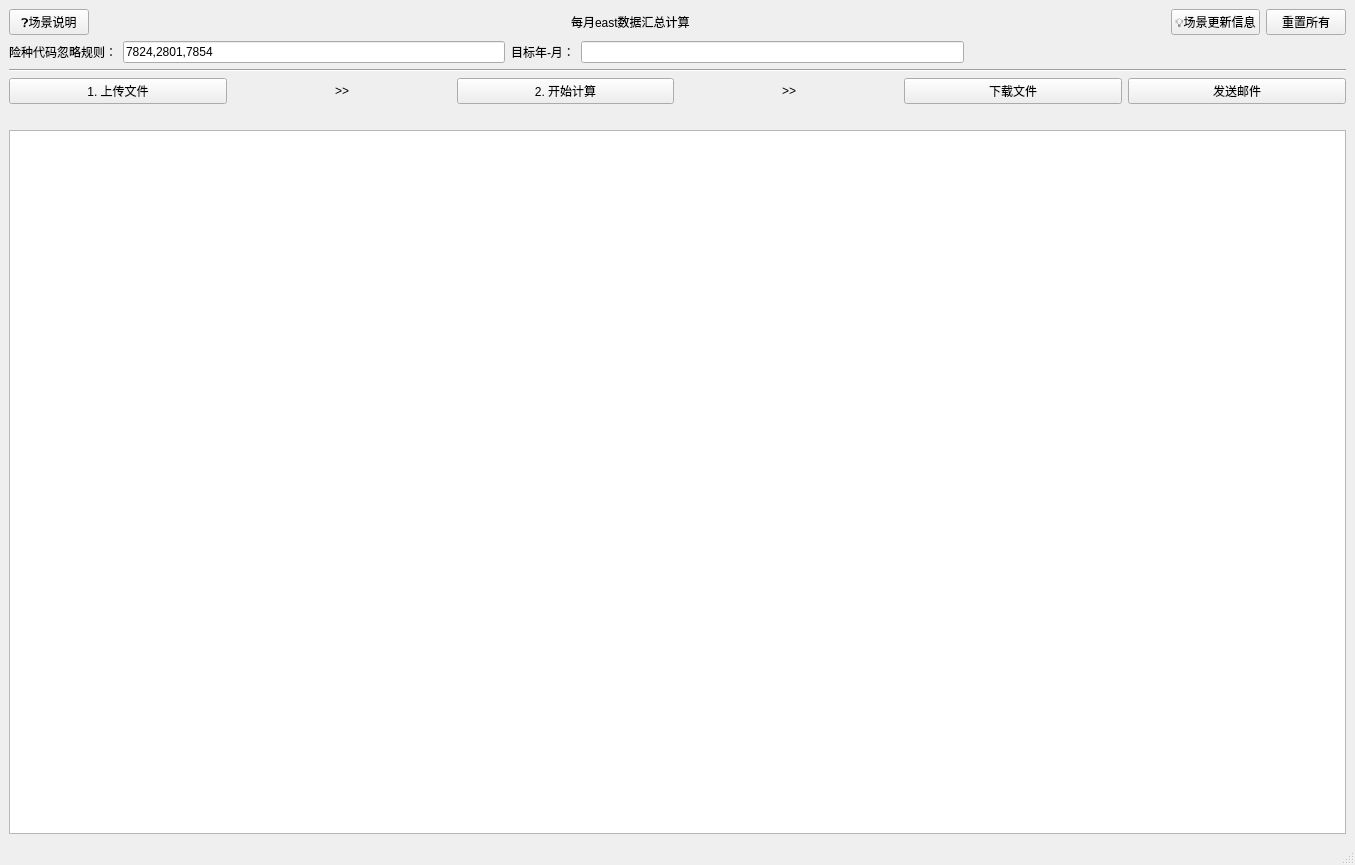
<?xml version="1.0" encoding="UTF-8"?>
<ui version="4.0">
 <class>MainWindow</class>
 <widget class="QMainWindow" name="MainWindow">
  <property name="windowModality">
   <enum>Qt::NonModal</enum>
  </property>
  <property name="geometry">
   <rect>
    <x>0</x>
    <y>0</y>
    <width>1355</width>
    <height>865</height>
   </rect>
  </property>
  <property name="windowTitle">
   <string>MainWindow</string>
  </property>
  <property name="documentMode">
   <bool>true</bool>
  </property>
  <widget class="QWidget" name="centralwidget">
   <layout class="QVBoxLayout" name="verticalLayout">
    <item>
     <layout class="QHBoxLayout" name="horizontalLayout_8">
      <item>
       <widget class="QPushButton" name="help_info_button">
        <property name="text">
         <string>❓场景说明</string>
        </property>
       </widget>
      </item>
      <item>
       <spacer name="horizontalSpacer_7">
        <property name="orientation">
         <enum>Qt::Horizontal</enum>
        </property>
        <property name="sizeHint" stdset="0">
         <size>
          <width>40</width>
          <height>20</height>
         </size>
        </property>
       </spacer>
      </item>
      <item>
       <widget class="QLabel" name="label_6">
        <property name="sizeIncrement">
         <size>
          <width>0</width>
          <height>0</height>
         </size>
        </property>
        <property name="text">
         <string>每月east数据汇总计算</string>
        </property>
       </widget>
      </item>
      <item>
       <spacer name="horizontalSpacer_8">
        <property name="orientation">
         <enum>Qt::Horizontal</enum>
        </property>
        <property name="sizeHint" stdset="0">
         <size>
          <width>40</width>
          <height>20</height>
         </size>
        </property>
       </spacer>
      </item>
      <item>
       <widget class="QPushButton" name="release_info_button">
        <property name="text">
         <string>💡场景更新信息</string>
        </property>
       </widget>
      </item>
      <item>
       <widget class="QPushButton" name="reset_button">
        <property name="text">
         <string>重置所有</string>
        </property>
       </widget>
      </item>
     </layout>
    </item>
    <item>
     <layout class="QHBoxLayout" name="horizontalLayout">
      <item>
       <widget class="QLabel" name="baoixan_code_rule_table">
        <property name="text">
         <string>险种代码忽略规则：</string>
        </property>
       </widget>
      </item>
      <item>
       <widget class="QLineEdit" name="omit_baoxian_code_text">
        <property name="text">
         <string>7824,2801,7854</string>
        </property>
       </widget>
      </item>
      <item>
       <widget class="QLabel" name="label">
        <property name="text">
         <string>目标年-月：</string>
        </property>
       </widget>
      </item>
      <item>
       <widget class="QLineEdit" name="target_year_month_text">
        <property name="text">
         <string/>
        </property>
       </widget>
      </item>
      <item>
       <spacer name="horizontalSpacer">
        <property name="orientation">
         <enum>Qt::Horizontal</enum>
        </property>
        <property name="sizeHint" stdset="0">
         <size>
          <width>40</width>
          <height>20</height>
         </size>
        </property>
       </spacer>
      </item>
     </layout>
    </item>
    <item>
     <widget class="Line" name="line">
      <property name="orientation">
       <enum>Qt::Horizontal</enum>
      </property>
     </widget>
    </item>
    <item>
     <layout class="QHBoxLayout" name="horizontalLayout_2">
      <item>
       <widget class="QPushButton" name="upload_button">
        <property name="text">
         <string>1. 上传文件</string>
        </property>
       </widget>
      </item>
      <item>
       <widget class="QLabel" name="label_4">
        <property name="text">
         <string>&gt;&gt;</string>
        </property>
        <property name="alignment">
         <set>Qt::AlignCenter</set>
        </property>
       </widget>
      </item>
      <item>
       <widget class="QPushButton" name="cal_button">
        <property name="text">
         <string>2. 开始计算</string>
        </property>
       </widget>
      </item>
      <item>
       <widget class="QLabel" name="label_3">
        <property name="layoutDirection">
         <enum>Qt::LeftToRight</enum>
        </property>
        <property name="text">
         <string>&gt;&gt;</string>
        </property>
        <property name="alignment">
         <set>Qt::AlignCenter</set>
        </property>
       </widget>
      </item>
      <item>
       <widget class="QPushButton" name="download_file_button">
        <property name="text">
         <string>下载文件</string>
        </property>
       </widget>
      </item>
      <item>
       <widget class="QPushButton" name="send_file_button">
        <property name="text">
         <string>发送邮件</string>
        </property>
       </widget>
      </item>
     </layout>
    </item>
    <item>
     <widget class="QLabel" name="upload_info_text">
      <property name="text">
       <string/>
      </property>
     </widget>
    </item>
    <item>
     <widget class="QListWidget" name="file_list"/>
    </item>
   </layout>
  </widget>
  <widget class="QStatusBar" name="statusBar"/>
 </widget>
 <resources/>
 <connections/>
</ui>
